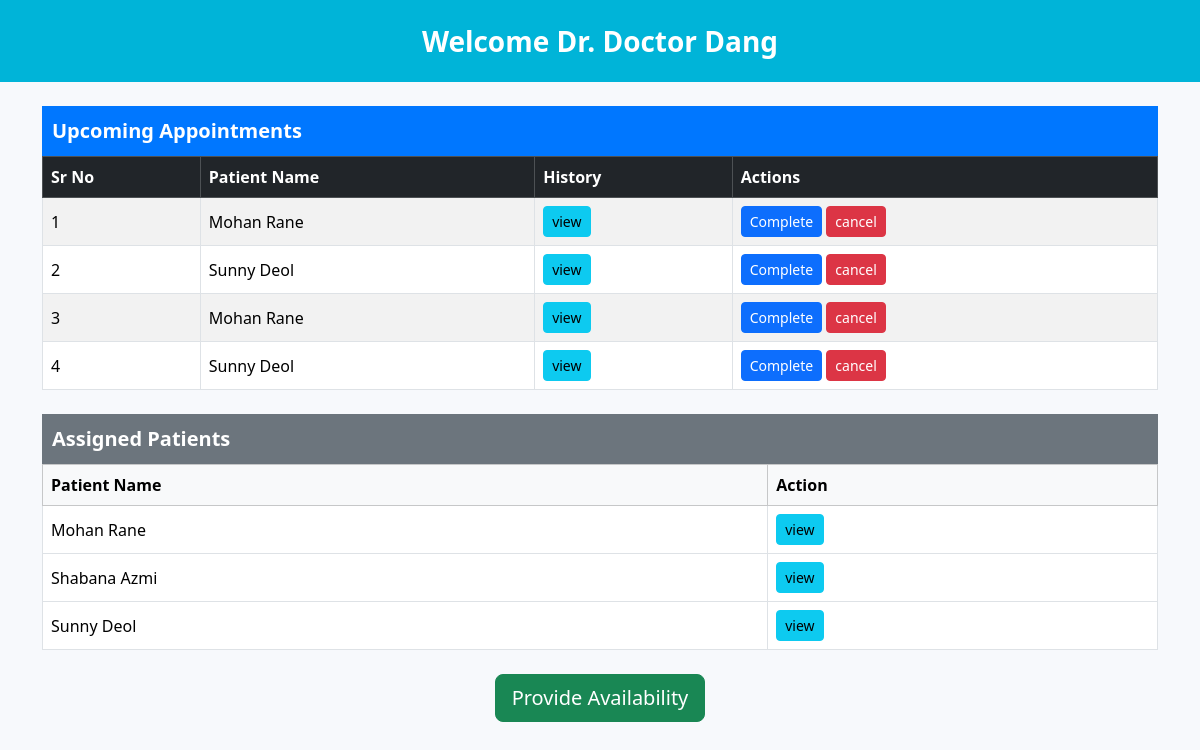
The app's page /doctordashboard (signed in) with its own data.
### application/models.py (models this page shows)
class Doctor(UserMixin, db.Model):
    id = db.Column(db.Integer(), primary_key = True)
    username = db.Column(db.String(), nullable = False, unique = True)
    password = db.Column(db.String(), nullable = False)
    name = db.Column(db.String(), nullable = False)
    qualification = db.Column(db.String(), nullable = False)
    experience = db.Column(db.Integer(), nullable = False)
    fee = db.Column(db.Integer(), nullable = False)
    flagged = db.Column(db.Integer(), nullable = False,default = 0)
    specialization = db.Column(db.String(), nullable = False)
    designation = db.Column(db.String(), nullable = False)
    registration_num = db.Column(db.String(), nullable = False)
    doctor_id = db.Column(db.Integer(), db.ForeignKey("user.id"), nullable = False)
    appointment = db.relationship('Appointment', backref = 'doctor')
    department_id = db.Column(db.Integer(), db.ForeignKey("department.id"), nullable = False)

class Appointment(UserMixin, db.Model):
    id = db.Column(db.Integer(), primary_key = True)
    appointment_date = db.Column(db.DateTime(), nullable = False)
    appointment_time = db.Column(db.Time(), nullable = False)
    reason = db.Column(db.String(), nullable = False, default = 'Null')
    status = db.Column(db.String(), nullable = False, default = "Available")
    patient_id = db.Column(db.Integer(), db.ForeignKey("patient.id"), nullable = False, default = 999)
    doctor_id = db.Column(db.Integer(), db.ForeignKey("doctor.id"), nullable = False)
    treatment = db.relationship('Treatment', backref = 'appointment')

class Patient(UserMixin, db.Model):
    id = db.Column(db.Integer(), primary_key = True)
    username = db.Column(db.String(), nullable = False, unique = True)
    password = db.Column(db.String(), nullable = False)
    name = db.Column(db.String(), nullable = False)
    age = db.Column(db.Integer(), nullable = False)
    gender = db.Column(db.String(), nullable = False)
    address = db.Column(db.String(), nullable = False)
    contact_num = db.Column(db.Integer(), nullable = False)
    medical_history = db.Column(db.String(), nullable = False)
    flagged = db.Column(db.Integer(), nullable = False, default = 0)
    patient_id = db.Column(db.Integer(), db.ForeignKey("user.id"), nullable = False)
    appointment = db.relationship('Appointment', backref = 'patient')

### application/routes.py (the view)
@app.route('/doctordashboard')
@login_required
def doctor_dashboard():
    if current_user.user_role != 1:
        return render_template('doctor_login.html', error="Access denied. Only doctors can access this page.")
    doctor = Doctor.query.filter_by(username=current_user.username).first()
    today = datetime.today().date()
    upcoming_appointments = Appointment.query.filter(
        Appointment.doctor_id == doctor.id,
        Appointment.appointment_date >= today,
        Appointment.status.in_(["Booked"])
    ).order_by(Appointment.appointment_date, Appointment.appointment_time).all()
    assigned_patients = (
        Patient.query.join(Appointment, Appointment.patient_id == Patient.id)
        .filter(Appointment.doctor_id == doctor.id)
        .distinct()
        .all()
    )
    return render_template(
        'doctor_dashboard.html',
        doctor=doctor,
        upcoming_appointments=upcoming_appointments,
        assigned_patients=assigned_patients
    )

### templates/doctor_dashboard.html (shortened to what this page needs)
<!DOCTYPE html>
<html>
<head>
    <link href="https://cdn.jsdelivr.net/npm/bootstrap@5.3.3/dist/css/bootstrap.min.css" rel="stylesheet">
</head>
<body>
    <div class="header">
        Welcome Dr. {{ doctor.name }}
    </div>
    <div class="container mt-4">
        <div class="section-title">Upcoming Appointments</div>
        <table class="table table-bordered table-striped align-middle">
            <thead class="table-dark">
                <tr>
                    <th>Sr No</th>
                    <th>Patient Name</th>
                    <th>History</th>
                    <th>Actions</th>
                </tr>
            </thead>
            <tbody>
                {% if upcoming_appointments %}
                    {% for appt in upcoming_appointments %}
                    <tr>
                        <td>{{ loop.index }}</td>
                        <td>{{ appt.patient.name }}</td>
                        <td>
                            <a href="{{ url_for('doctor_patient_history', patient_id=appt.patient.id) }}"
                                class="btn btn-info btn-sm">view</a>
                        </td>
                        <td>
                            <a class="btn btn-primary btn-sm"
                               href="{{ url_for('update_history', appt_id=appt.id) }}">
                               Complete
                            </a>
                            <form action="{{ url_for('doctor_cancel_appointment', appt_id=appt.id) }}"
                                  method="post" style="display:inline;">
                                <button class="btn btn-danger btn-sm">cancel</button>
                            </form>
                        </td>
                    </tr>
                    {% endfor %}
                {% else %}
                <tr><td colspan="4" class="text-center text-muted">No upcoming appointments</td></tr>
                {% endif %}
            </tbody>
        </table>
        <div class="section-title-2 mt-4">Assigned Patients</div>
        <table class="table table-bordered align-middle">
            <thead class="table-light">
                <tr>
                    <th>Patient Name</th>
                    <th>Action</th>
                </tr>
            </thead>
            <tbody>
                {% if assigned_patients %}
                    {% for pt in assigned_patients %}
                    <tr>
                        <td>{{ pt.name }}</td>
                        <td>
                            <a href="{{ url_for('doctor_patient_history', patient_id=pt.id) }}"
                               class="btn btn-info btn-sm">view</a>
                        </td>
                    </tr>
                    {% endfor %}
                {% else %}
                <tr><td colspan="2" class="text-center text-muted">No assigned patients</td></tr>
                {% endif %}
            </tbody>
        </table>
        <div class="text-center mt-4">
            <a href="{{ url_for('appointment') }}" class="btn btn-success btn-lg">
                Provide Availability
            </a>
        </div>
    </div>
</body>
</html>

### templates/doctor_dashboard.html (style rules this page uses)
body { background: #f7f9fc; }
.header { background: #00b4d8; color: white; padding: 20px; text-align: center; font-size: 28px; font-weight: bold; }
.section-title { background: #0077ff; color: white; padding: 10px; font-size: 20px; font-weight: bold; }
.section-title-2 { background: #6c757d; color: white; padding: 10px; font-size: 20px; font-weight: bold; }

### records on screen
Doctor: name "Doctor Dang"
Appointment: patient.name "Mohan Rane"
Appointment: patient.name "Sunny Deol"
Appointment: patient.name "Mohan Rane"
Appointment: patient.name "Sunny Deol"
Patient: name "Mohan Rane"
Patient: name "Shabana Azmi"
Patient: name "Sunny Deol"
